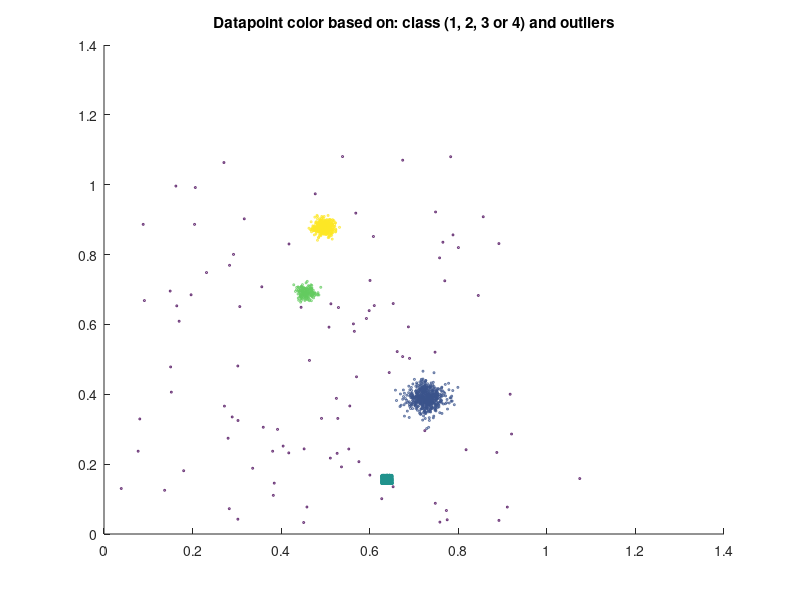

The MATLAB script that drew this image: (Note: this script raises an error after producing the figure.)

load exampledata.mat
fprintf("SDO, twodimensional example \n");
figure(1)
scatter(dataPoints(:,1),dataPoints(:,2),2,label);
title('Datapoint color based on: class (1, 2, 3 or 4) and outliers')
fprintf("Calling SDO with default parameters...");
[ y, observers, param ] = sdof( dataPoints );
figure(2)
scatter(dataPoints(:,1),dataPoints(:,2),2,y);
title('Datapoint color based SDO outlierness rank');
colorbar
